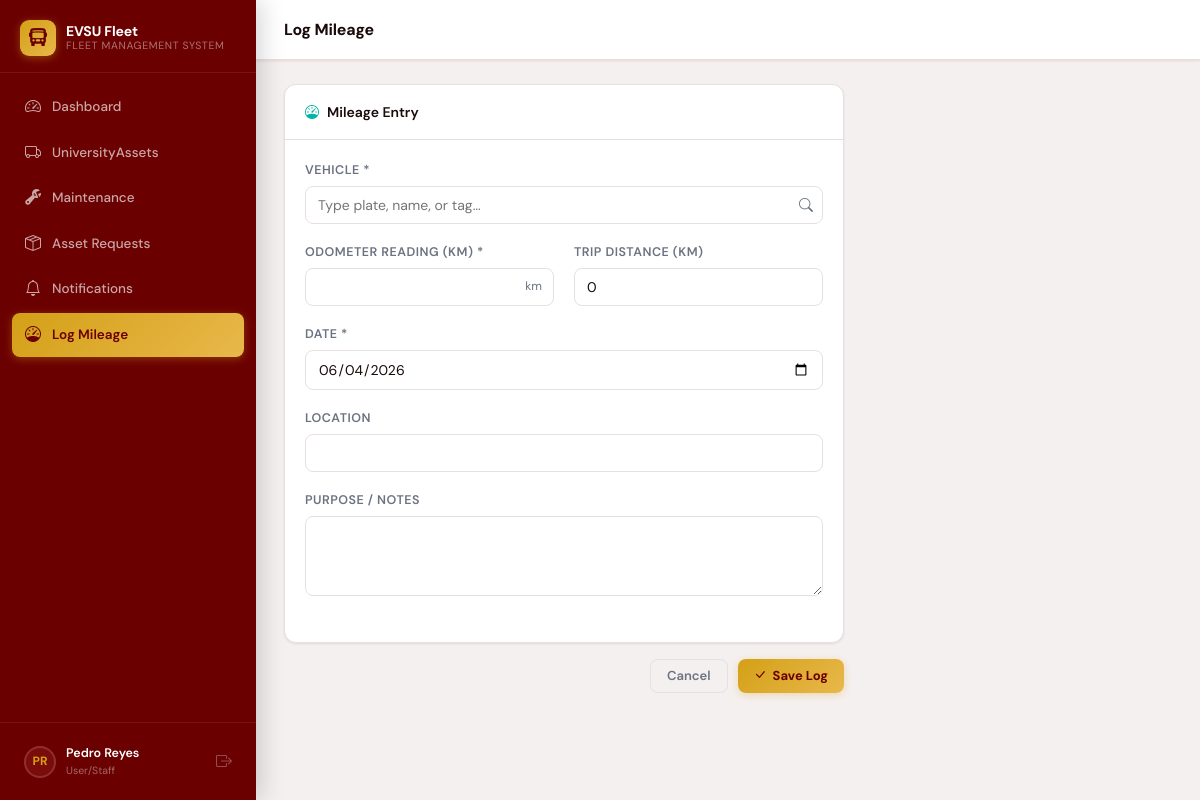
The page /mileage/ (signed in) on the database as committed earlier.
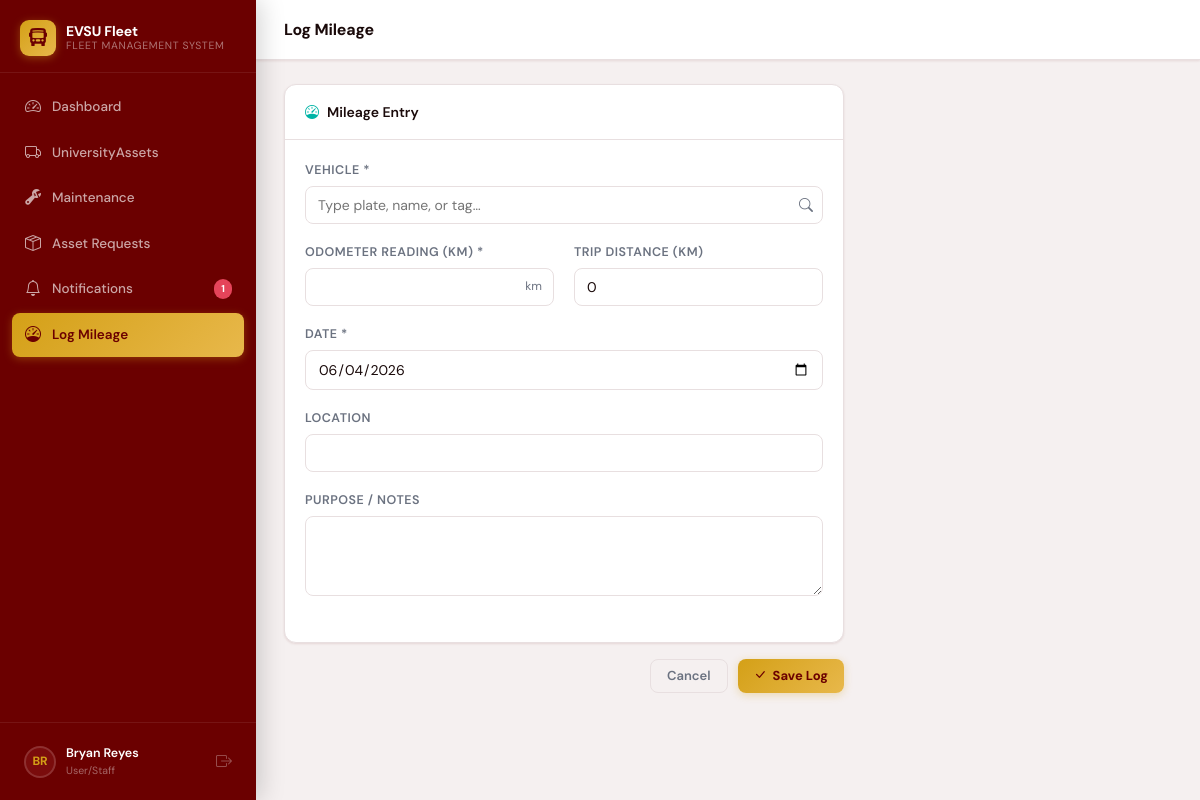
The same page on the database as committed later.
### accounts/models.py (models this page shows, shortened)
class User(AbstractUser):
    STAFF       = 'staff'
    AUDITOR     = 'auditor'
    MANAGER     = 'manager'
    MAINTENANCE = 'maintenance'
    ROLE_CHOICES = [
        (STAFF,       'User/Staff'),
        (AUDITOR,     'Auditor '),
        (MANAGER,     'Manager'),
        (MAINTENANCE, 'Maintenance Technician'),
    ]
    role = models.CharField(max_length=20, choices=ROLE_CHOICES, default=STAFF)
    profile_picture = models.ImageField(
        upload_to='profile_pictures/',
        null=True, blank=True,
        help_text='Profile photo'
    )
    department = models.CharField(
        max_length=20,
        choices=DEPARTMENT_CHOICES,
        blank=True,
        help_text='Department this user belongs to (required for Staff role)',
    )
    phone = models.CharField(max_length=30, blank=True)
    license_number = models.CharField(max_length=50, blank=True, help_text='Driver license #')
    class Meta:
        verbose_name = 'User'
        ordering = ['last_name', 'first_name']
    @property
    def is_manager(self):
        return self.role == self.MANAGER
    @property
    def is_auditor(self):
        return self.role == self.AUDITOR
    @property
    def is_staff_role(self):
        return self.role == self.STAFF
    @property
    def is_maintenance(self):
        return self.role == self.MAINTENANCE

### assets/views.py (the view, shortened to what this page needs)
# urls.py: path('mileage/',                      views.mileage_log,            name='mileage_log'),
@login_required
def mileage_log(request):
    if request.user.is_auditor:
        messages.error(request, 'Auditors have read-only access.')
        return redirect('dashboard')
    form = MileageLogForm(request.POST or None)
    vehicles = list(
        Asset.objects.filter(asset_type='vehicle').values('pk', 'name', 'license_plate', 'asset_tag', 'mileage')
    )
    vehicles_json = [
        {'pk': v['pk'], 'name': v['name'], 'plate': v['license_plate'] or '', 'tag': v['asset_tag'] or '', 'mileage': v['mileage']}
        for v in vehicles
    ]
    return render(request, 'assets/mileage_form.html', {'form': form, 'vehicles_json': vehicles_json})

### assets/forms.py
class MileageLogForm(forms.ModelForm):
    class Meta:
        model  = MileageLog
        fields = ['asset', 'odometer', 'trip_km', 'log_date', 'purpose', 'notes']
        widgets = {
            'asset':    forms.Select(attrs=S),
            'log_date': forms.DateInput(attrs={**W, 'type': 'date'}),
            'purpose':  forms.TextInput(attrs=W),
            'notes':    forms.Textarea(attrs={**W, 'rows': 3}),
        }
    def __init__(self, *args, **kwargs):
        super().__init__(*args, **kwargs)
        self.fields['asset'].queryset = Asset.objects.filter(asset_type='vehicle')
        for f in ['odometer', 'trip_km']:
            self.fields[f].widget.attrs['class'] = 'form-control'

### assets/context_processors.py (called while the page is built)
def pending_asset_requests(request):
    if request.user.is_authenticated and hasattr(request.user, 'is_manager') and request.user.is_manager:
        return {'pending_nav_count': AssetRequest.objects.filter(status=AssetRequestStatus.PENDING).count()}
    return {'pending_nav_count': 0}

### templates/assets/mileage_form.html (shortened to what this page needs)
{% extends "base.html" %}
{% block page_title %}Log Mileage{% endblock %}
{% block nav_mileage %}active{% endblock %}
{% block content %}
<div style="max-width:560px">
<form method="post" novalidate>
<div class="card">
  <div class="card-header">
    <div class="card-header-icon"><i class="bi bi-speedometer" style="color:var(--teal)"></i> Mileage Entry</div>
  </div>
  <div class="card-body">
    <div class="form-group" style="position:relative">
      <label class="form-label">Vehicle *</label>
      <div style="position:relative">
        <input
          id="vehicle-search"
          type="text"
          class="form-control"
          placeholder="Type plate, name, or tag…"
          autocomplete="off"
          style="padding-right:32px"
        >
      </div>
    </div>
    <div class="grid-2">
      <div class="form-group">
        <label class="form-label" for="id_odometer">
          Odometer Reading (km) *
        </label>
        <div style="position:relative">
          {{ form.odometer }}
          <span style="position:absolute;right:12px;top:50%;transform:translateY(-50%);font-size:12px;color:var(--text-muted);pointer-events:none">km</span>
        </div>
      </div>
      <div class="form-group">
        <label class="form-label">Trip Distance (km)</label>
        {{ form.trip_km }}
      </div>
    </div>
    <div class="form-group">
      <label class="form-label">Date *</label>{{ form.log_date }}
    </div>
    <div class="form-group">
      <label class="form-label">Location</label>{{ form.purpose }}
    </div>
    <div class="form-group">
      <label class="form-label">Purpose / Notes</label>{{ form.notes }}
    </div>
  </div>
</div>
<div style="display:flex;gap:10px;justify-content:flex-end;margin-top:16px">
  <a href="{% url 'dashboard' %}" class="btn btn-outline">Cancel</a>
  <button type="submit" class="btn btn-gold"><i class="bi bi-check-lg"></i> Save Log</button>
</div>
</form>
</div>
{% endblock %}

### templates/base.html (shortened to what this page needs)
<!DOCTYPE html>
<html lang="en">
<head>
  <link href="https://cdn.jsdelivr.net/npm/bootstrap-icons@1.11.3/font/bootstrap-icons.min.css" rel="stylesheet">
</head>
<body>
{% block body %}
<aside class="sidebar">
  <div class="sidebar-brand">
    <div class="brand-icon"><i class="bi bi-bus-front-fill"></i></div>
    <div class="brand-text">
      <div class="brand-name">EVSU Fleet</div>
      <div class="brand-sub">Fleet Management System</div>
    </div>
  </div>
  <nav class="sidebar-nav">
    {% if user.is_maintenance %}
    <a class="nav-link {% block nav_portal %}{% endblock %}" href="{% url 'maintenance_portal' %}">
      <i class="bi bi-house-gear"></i> My Portal
    </a>
    <a class="nav-link {% block nav_notifs %}{% endblock %}" href="{% url 'maintenance_notifications' %}">
      <i class="bi bi-bell"></i> Notifications
      {% if maintenance_notif_count %}
      <span class="nav-badge">{{ maintenance_notif_count }}</span>
      {% endif %}
    </a>
    <hr class="sidebar-divider">
    <a class="nav-link {% block nav_maintenance_tech %}{% endblock %}" href="{% url 'maintenance_list' %}">
      <i class="bi bi-wrench-adjustable"></i> All Work Orders
    </a>
    <a class="nav-link {% block nav_assets_tech %}{% endblock %}" href="{% url 'asset_list' %}">
      <i class="bi bi-truck"></i> Fleet Assets
    </a>
    {% else %}
    <a class="nav-link {% block nav_dashboard %}{% endblock %}" href="{% url 'dashboard' %}">
      <i class="bi bi-speedometer2"></i> Dashboard
    </a>
    <a class="nav-link {% block nav_assets %}{% endblock %}" href="{% url 'asset_list' %}">
      <i class="bi bi-truck"></i> UniversityAssets
    </a>
    <a class="nav-link {% block nav_maintenance %}{% endblock %}" href="{% url 'maintenance_list' %}">
      <i class="bi bi-wrench-adjustable"></i> Maintenance
    </a>
    <a class="nav-link {% block nav_asset_requests %}{% endblock %}" href="{% url 'asset_request_list' %}">
      <i class="bi bi-box-seam"></i> Asset Requests
    </a>
    <a class="nav-link {% block nav_notifs_std %}{% endblock %}" href="{% url 'maintenance_notifications' %}">
      <i class="bi bi-bell"></i> Notifications
      {% if maintenance_notif_count %}
      <span class="nav-badge">{{ maintenance_notif_count }}</span>
      {% endif %}
    </a>
    {% if not user.is_auditor and not user.is_manager %}
    <a class="nav-link {% block nav_mileage %}{% endblock %}" href="{% url 'mileage_log' %}">
      <i class="bi bi-speedometer"></i> Log Mileage
    </a>
    {% endif %}
    {% endif %}
  </nav>
  <div class="sidebar-footer">
    <div class="sidebar-user">
      <a href="{% url 'profile' %}" title="Edit profile" style="display:flex;align-items:center;gap:10px;flex:1;min-width:0;text-decoration:none;">
        <div class="user-avatar">{{ user.first_name|first|upper }}{{ user.last_name|first|upper }}</div>
        <div class="user-info">
          <div class="user-name">{{ user.get_full_name|default:user.username }}</div>
          <div class="user-role">{{ user.get_role_display }}</div>
        </div>
      </a>
      <a href="{% url 'logout' %}" title="Logout" style="color:rgba(255,255,255,.3);font-size:16px;margin-left:4px;flex-shrink:0;"
         onclick="return confirmLogout(event)">
        <i class="bi bi-box-arrow-right"></i>
      </a>
    </div>
  </div>
</aside>
<div class="main-wrap">
  <header class="topbar">
    <div class="topbar-left">
      <h1 class="page-title">{% block page_title %}{% endblock %}</h1>
    </div>
  </header>
  <main class="content-area">
    {% block content %}{% endblock %}
  </main>
</div>
{% endblock %}
</body>
</html>

Rows that differ between the two databases and show on the page:
changed User "User/Staff": first_name|first "P" → "B"; get_full_name "Pedro Reyes" → "Bryan Reyes"
Other text that changed with them:
{{ maintenance_notif_count }}: (not shown) → "1"
